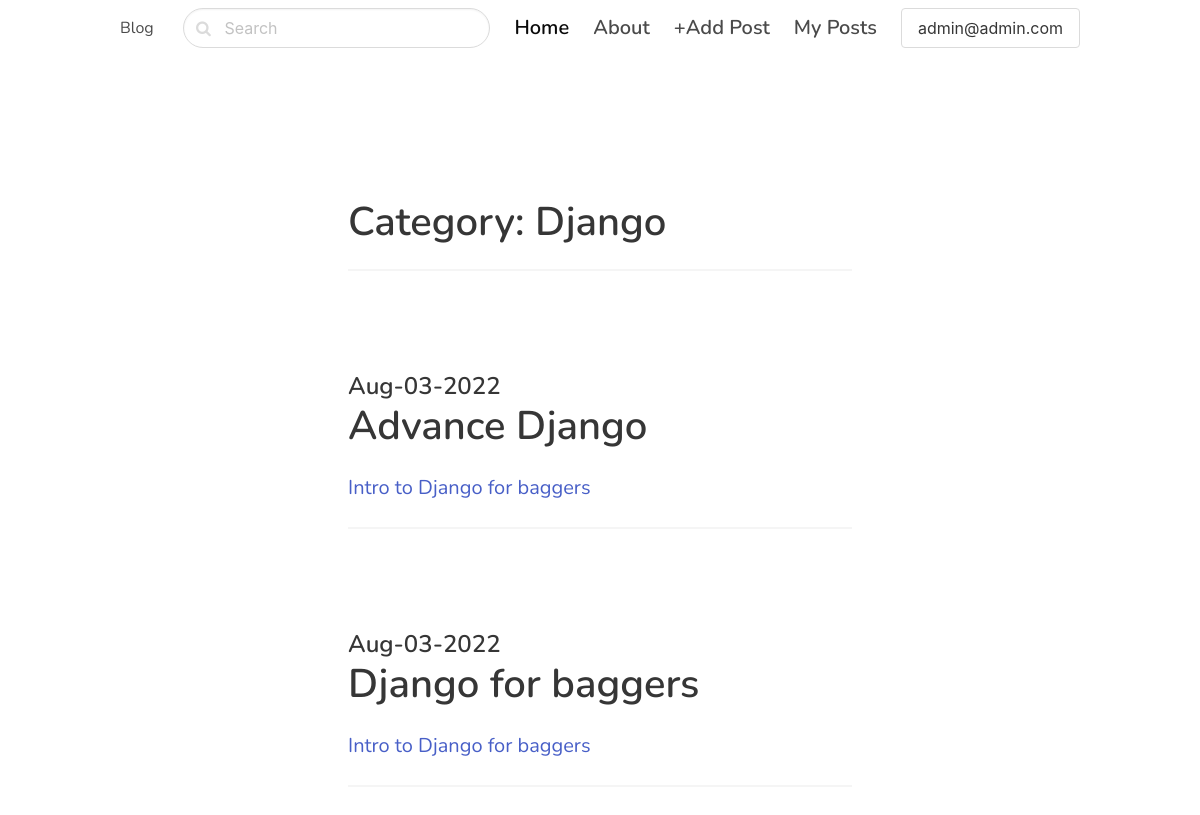
/django/ (signed in), run on the app's committed database.
### accounts/models.py (models this page shows, shortened)
class CustomUser(AbstractBaseUser, PermissionsMixin):
    email = models.EmailField(
        unique=True,
        blank=False,
        null=False,
        max_length=256
    )
    first_name = models.CharField(max_length=256)
    last_name = models.CharField(max_length=256)
    date_joined = models.DateTimeField(auto_now_add=True)
    last_login = models.DateTimeField(auto_now=True)
    is_staff = models.BooleanField(default=False)
    is_active = models.BooleanField(default=True)
    is_superuser = models.BooleanField(default=False)
    USERNAME_FIELD = 'email'
    REQUIRED_FIELDS = ['first_name', 'last_name']
    objects = CustomUserManager()
    class Meta:
        verbose_name = 'User'
        verbose_name_plural = 'Users'

### blog/models.py (models this page shows, shortened)
class Category(models.Model):
    title = models.CharField(max_length= 256)
    slug = models.SlugField()
    def __str__(self) -> str:
        return self.title
    class Meta:
        verbose_name_plural = 'Categories'

class CreateTime(models.Model):
    created_at = models.DateTimeField(auto_now_add=True)
    class Meta:
        abstract = True

class Post(CreateTime):
    ACTIVE = 'active'
    DRAFT = 'draft'
    CHOICES = (
        (ACTIVE, 'Active'),
        (DRAFT, 'Draft'),
    )
    title = models.CharField(max_length=256)
    slug = models.SlugField()
    intro = models.TextField()
    body = models.TextField()
    status = models.CharField(max_length=256, choices=CHOICES, default=ACTIVE)
    image = models.ImageField(upload_to = 'uploads/', blank = True, null = True)
    category = models.ForeignKey(Category, on_delete= models.CASCADE, related_name='posts')
    author = models.ForeignKey(CustomUser, on_delete= models.CASCADE, related_name='feeds')
    class Meta:
        ordering = ['-created_at']

### blog/views.py (the view)
# urls.py: path('<slug:slug>/', category, name='category'),
def category(request, slug):
    category = get_object_or_404(Category, slug = slug)
    posts = category.posts.filter(status = Post.ACTIVE)
    return render(request, 'blog/category.html', {'posts': posts, 'category': category})

### templates/blog/category.html (shortened to what this page needs)
{% extends 'core/base.html' %}
{% block content %}
<section class="hero">
    <div class="hero-body">
        <div class="container">
            <section class="section">
                <div class="columns">
                    <div class="column is-8 is-offset-2">
                    <div class="content is-medium">
                            <h1>
                                Category: {{ category }}
                            </h1>
                            <hr>
                        {% for post in posts %}
                        <div class="content is-medium">
                            <a href="{% url 'post_detail' post.category.slug post.slug %}">
                        {% if post.image %}
                            <figure class="image mb-6">
                            </figure>
                            {% endif %}
                            <h2 class="subtitle is-4">{{ post.created_at| date:'M-d-Y' }}</h2>
                                <h1 class="title">{{ post.title }}</h1>
                            <p>{{ post.intro }}</p>
                            </a>
                        </div>
                        <hr>
                        {% empty %}
                            <div class='content'>
                                <p>There is no posts in this category...</p>
                            </div>
                        {% endfor %}
                    </div>
                </div>
            </section>
        </div>
    </div>
</section>
{% endblock content %}

### templates/core/base.html (shortened to what this page needs)
<!DOCTYPE html>
<html lang="en">
<head>
    <link rel="stylesheet" href="https://unpkg.com/bulma@0.9.2/css/bulma.min.css" />
    <link href="https://stackpath.bootstrapcdn.com/font-awesome/4.7.0/css/font-awesome.min.css" rel="stylesheet"
>
</head>
<body>
    <header>
        <nav class="navbar">
            <div class="container">
                <div class="navbar-brand">
                    <a class="navbar-item" href="/">
                        Blog
                    </a>
                </div>
                <div id="navbarMenu" class="navbar-menu">
                    <div class="navbar-end">
                        <div class=" navbar-item">
                            <form action="{% url 'search' %}" method="get">
                                <div class="control has-icons-left">
                                    <input name='query' class="input is-rounded" type="text" placeholder="Search">
                                    <span class="icon is-left">
                                    </span>
                                </div>
                            </form>
                        </div>
                        <a href="{% url 'frontpage' %}"
                            class="navbar-item is-active is-size-5 has-text-weight-semibold">
                            Home
                        </a>
                        <a href="{% url 'about' %}" class="navbar-item is-size-5 has-text-weight-semibold">
                            About
                        </a>
                        {% if user.is_authenticated %}
                        <a href="{% url 'post_create' %}" class="navbar-item is-size-5 has-text-weight-semibold">
                            +Add Post
                        </a>
                        <a href="{% url 'my_posts' %}" class="navbar-item is-size-5 has-text-weight-semibold">
                            My Posts
                        </a>
                        <div class="dropdown is-hoverable navbar-item is-size-5 has-text-weight-semibold">
                            <div class="dropdown-trigger">
                                <button class="button" aria-haspopup="true" aria-controls="dropdown-menu4">
                                <span>{{ user.email }}</span>
                                </button>
                            </div>
                        </div>
                        {% endif %}
                    </div>
                </div>
            </div>
        </nav>
    </header>
    <section class="section">
        <div class="container">
            {% block content %}
            {% endblock content %}
        </div>
    </section>
</body>
</html>

### templates/core/base.html (style rules this page uses)
body { font-family: 'Nunito', sans-serif; }
nav.navbar { height: 6rem !important; box-shadow: 0 1px 3px 0 rgba(0, 0, 0, .1), 0 1px 2px 0 rgba(0, 0, 0, .06) !important; }

### data on the page
CustomUser: email "admin@admin.com"
Category: title "Django"
Post: created_at "Aug-03-2022", title "Advance Django", intro "Intro to Django for baggers"
Post: created_at "Aug-03-2022", title "Django for baggers", intro "Intro to Django for baggers"
